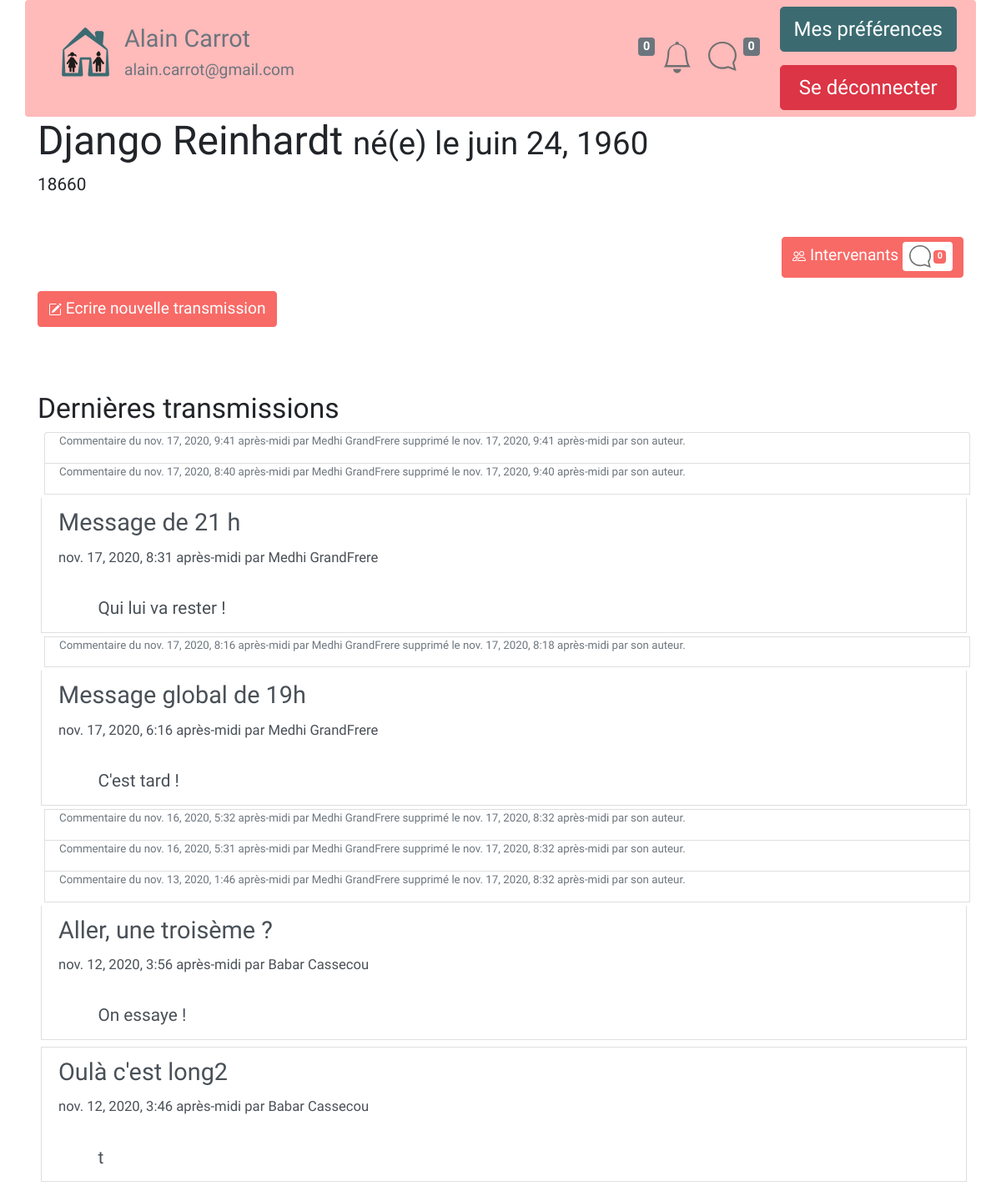
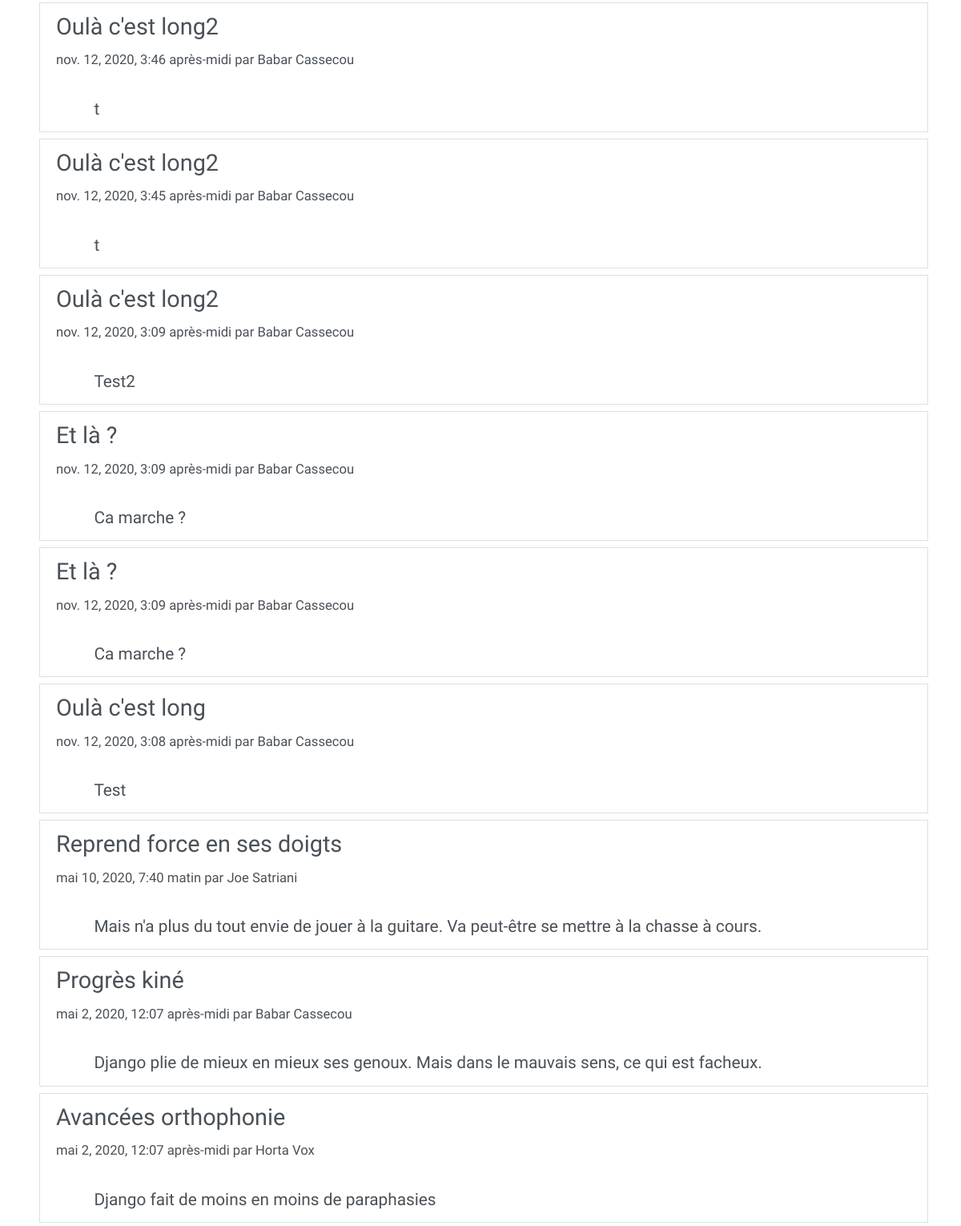
The page /tablecom/CarnetVisu/1 (signed in) on the database its author committed (2 pictures, top to bottom).
### tablecom/models.py (models this page shows, shortened)
class ChildSNotebook(models.Model): #name of table that contain differents "carnets" for each child
    active=models.BooleanField(default=True)
    name = models.CharField(max_length=80, verbose_name="Nom")
    forename = models.CharField(max_length=80, verbose_name="Prénom")
    date_of_birth = models.DateField(verbose_name="Date de naissance")
    id_RespLeg = models.CharField(max_length=20,verbose_name="Id responsables legaux", default="")  # id of childs attached to LR
    num_ident=models.CharField( verbose_name="Identifiant sécurité sociale",max_length=20)
    id_prof_auth=models.TextField(max_length=1200, verbose_name="Id Professionnels Rattachés")
    articles_id=models.TextField(max_length=2500, verbose_name="Id des articles rattachés", default="")
    class Meta:
        verbose_name = "Carnet Enfant"
        ordering = ['date_of_birth']
    def __str__(self):
        return self.name

class Article(models.Model): #table of differents "notes", or "articles" that will be created by Pro or LR
    active = models.BooleanField(default=True) #is active or not (deleted ?)
    id_Professionnal=models.IntegerField(verbose_name='Id Professionnel')
    title = models.CharField(max_length=255, verbose_name="Titre")
    content = models.TextField(null=False, verbose_name="Contenu")
    date = models.DateTimeField(default=datetime.now(),
                                verbose_name="Date de parution")
    valid_art=models.BooleanField(default=True) #validation or not of the article by legal Responsible
    DeletedDate = models.DateTimeField(verbose_name="Date de supression")
    class Meta:
        verbose_name = "article"
        ordering = ['date']

### tablecom/views.py (the view)
# urls.py: path('CarnetVisu/<id_carnet>',views.ChildSNotebookVisu, name="ChildSNotebookVisu"),
def ChildSNotebookVisu(request,id_carnet):
    if request.user.has_perm("tablecom.CSNB{0}_access".format(id_carnet)):
        carnet = get_object_or_404(ChildSNotebook, id=id_carnet)
        print("Ouverture d'un carnet",id_carnet, carnet)
        carnet.notif_message = notif_message_by_CNB(request, id_carnet)
        listArticlesString= carnet.articles_id #catch list of articles ID
        newListOfArticles=list_of_articles(listArticlesString)
        newListOfArticles.reverse() #reverse list of articles to makes the last wroten the first printend
        """about notifications ..."""
        notif_fil_reset(request,id_carnet) #will call this function in notifications/modules_complementaires.py
        CarrierList = GlobalCarrier(request)  # will carry all necessary variables (for notification, ...)
        return render(request, 'tablecom/ChildSNotebook.html', locals())

### notifications/modules_complementaires.py (called while the page is built)
def CheckNCreateNotifFieldForIdCorrespondant(request,id_correspondant):  # will check if a "notification" entry exist for this user, if not create
    try:
        entreeNotifIdUser = Notifications.objects.get(user_id=id_correspondant)  # will catch the userspecific line
    except:
        try:
            Notifications.objects.create(user_id=id_correspondant)
            entreeNotifIdUser = Notifications.objects.get(user_id=id_correspondant)
        except:
            print("Problème de création de l'entrée des notifications")
    return entreeNotifIdUser

def stringTodict(stringToWorkWith):
    listTemp = stringToWorkWith.split(",")
    dictCreated = {}
    for item in listTemp:
        if item != '':
            minilist = item.split(":")
            dictCreated[minilist[0]] = minilist[1]
    return dictCreated

def notif_fil_reset(request, carnet_id):
    entreeNotifIdUser = Notifications.objects.get(user_id=request.user.pk)  # entry of user's notification table
    dicoTemp = stringTodict(entreeNotifIdUser.NotifFil)
    dicoTemp[carnet_id] = "0"
    newString = ""
    for cle, valeur in dicoTemp.items():
        newString += (cle + ":" + valeur + ",")
    entreeNotifIdUser.NotifFil = newString
    entreeNotifIdUser.save()

def notif_fil_global_count(request):
    entreeNotifIdUser = Notifications.objects.get(user_id=request.user.pk)  # entry of user's notification table
    dicoTemp = stringTodict(entreeNotifIdUser.NotifFil)
    somme = int()
    for valeur in dicoTemp.values():
        somme += int(valeur)
    return somme

def getGlobalCountOfDirectMessage(request):
    NotifTempLine=CheckNCreateNotifFieldForIdCorrespondant(request,request.user.pk)
    StringNotifsMessagesForUser=NotifTempLine.NotifMessages
    if "," in StringNotifsMessagesForUser:
        splitedStringByCarnets = StringNotifsMessagesForUser[:-1].split(",") #:-1 to delete coma
    else: #if there is no coma, it means that there is no value at all
        splitedStringByCarnets=[]=[]
    totalnumber=int()
    for CarnetNotif in splitedStringByCarnets:
        totalnumber+=len(CarnetNotif.split(";"))
    return totalnumber

### tablecom/templates/tablecom/ChildSNotebook.html (shortened to what this page needs)
<!DOCTYPE html>
{% extends "tablecom/base.html" %}
{% block content %}
<div class="container">
<h1>{{ carnet.name }} {{ carnet.forename }} <span class="small"> né(e) le {{carnet.date_of_birth}}</span></h1>
<p class="infos">{{carnet.num_ident}}</p>
<br>
<div class="d-flex justify-content-end">
    <a href="{% url 'Message_Contact_List' carnet.id %}">
        <button type="button" class="btn btn-primary">
            <img src="/static/images/people.svg"/>
            Intervenants
            <span class="badge bg-white rounded p-0 m-0"><div class="container rounded p-1 m-0" ><img class="img-fluid w-50" src="/static/images/notif_mess_perso.svg"/>
                <span class="badge badge-primary">{{carnet.notif_message}}</span></div></span>
        </button>
    </a>
</div>
<p>
    <a href="{% url 'NewArticle' carnet.id %}">
        <button type="button" class="btn btn-primary">
            <img src="/static/images/write.svg"/>
            Ecrire nouvelle transmission
        </button>
    </a></p>
<br><br>
    <h3>Dernières transmissions </h3>
<div class="list-group">
    {% for article in newListOfArticles %}
        {% if article.active == 1 %}
        <div class="list-group-item list-group-item-action m-1">
            <div class="row">
                <div class="col-11">
                <h4> {{article.title}} </h4>
                <small>{{article.date}} par {{ article.auteur_first_name}} {{ article.auteur_last_name}}</small>
                </div>
            </div>
            <div class="row">
                <div class="marge3">
                    <br>{{article.content}}
                </div>
            </div>
        </div>
        {% else %}
        <div class="list-group-item list-group-item-action p-0 pl-4 m-0 ml-2 ">
            <div class="row">
                <small><small>
                    <p class="text-muted ml-2">Commentaire du {{article.date}} par {{ article.auteur_first_name}} {{ article.auteur_last_name}}
                    supprimé le {{ article.DeletedDate }} par son auteur.
                    </p>
                </small></small>
            </div>
        </div>
        {% endif %}
    {% empty %}
        <p>Aucun article trouvé.</p>
{% endfor %}
</div></div>
{% endblock %}

### tablecom/templates/tablecom/base.html (shortened to what this page needs)
<!DOCTYPE html>
    {% load static %}
    {% block head %}
        <html lang="fr">
        <head>
        <link rel="stylesheet" href="/static/style/bootstrapExportTheme/bootstrap.min.css" >
        <link rel="stylesheet" type="text/css" href="https://cdn.jsdelivr.net/npm/cookieconsent@3/build/cookieconsent.min.css" />
            <link rel="stylesheet" href="/static/style/stylefont.css" />
        </head>
    {% endblock %}
<body>
    <nav>
       {% block nav %}
            {% if user.is_authenticated %}
<div class="container rounded" style="background:#ffbaba !important;">
    <div class="p d-none d-md-block">
        <div class="d-flex flex-wrap align-items-center">
              <div class="mr-auto p-3 ">
                <div class="d-flex justify-content-start">
                    <div class="p-2"><a href="{% url 'accueil' %}"><img src="/static/images/new_home.svg" class="img-fluid"></a></div>
                    <div class="p-2"><h4 class="text-secondary">{{ user.first_name }} {{ user.last_name }}</h4><h6 class="text-secondary"><p>{{ user.email }}</p></h6></div>
                </div>
              </div>
              <div class="p-3 ">
                <div class="d-flex">
                    {% if CarrierList.1 == 0 %}
                    <h6><span class="badge badge-secondary">{{ CarrierList.1 }}</span></h6>
                    {% else %}
                    <h6><span class="badge badge-primary">{{ CarrierList.1 }}</span></h6>
                    {% endif %}
                    <a href="{% url 'accueil' %}"><img src="{% static 'images/notif_fil_general.svg' %}" class="img-fluid p-2"></a>
                     <a href="{% url 'accueil' %}"><img src="{% static 'images/notif_mess_perso.svg' %}" class="img-fluid p-2"></a>
                    {% if CarrierList.0 == 0 %}
                    <h6><span class="badge badge-secondary">{{ CarrierList.0 }} </span></h6>
                    {% else %}
                    <h6><span class="badge badge-primary">{{ CarrierList.0 }}</span></h6>
                    {% endif %}
                </div>
              </div>
              <div class="d-flex flex-column">
                  <div class="p-2"><a href="{% url 'MyProfile' %}"><button type="button" class="btn btn-info btn-lg">Mes préférences</button></a></div>
                  <div class="p-2"><a href="{% url 'deconnexion' %}"><button type="button" class="btn btn-danger btn-block btn-lg">Se déconnecter</button></a></div>
              </div>
        </div>
    </div>
</div>
            {% else %}
        <div class="container">
        </div>
            {% endif %}
       {% endblock %}
   </nav>
    {% block content %}Contenu à introduire{% endblock %}
</body>
</html>

### tablecom/templates/tablecom/base.html (style rules this page uses)
[class*="marge3"] { margin-left: 3em; }

### rows shown on the page
ChildSNotebook: name "Django", forename "Reinhardt", date_of_birth "juin 24, 1960", num_ident "18660", notif_message "0"
Article: date "nov. 17, 2020, 9:41 après-midi", auteur_first_name "Medhi", auteur_last_name "GrandFrere", DeletedDate "nov. 17, 2020, 9:41 après-midi"
Article: date "nov. 17, 2020, 8:40 après-midi", auteur_first_name "Medhi", auteur_last_name "GrandFrere", DeletedDate "nov. 17, 2020, 9:40 après-midi"
Article: title "Message de 21 h", date "nov. 17, 2020, 8:31 après-midi", auteur_first_name "Medhi", auteur_last_name "GrandFrere", content "Qui lui va rester !"
Article: date "nov. 17, 2020, 8:16 après-midi", auteur_first_name "Medhi", auteur_last_name "GrandFrere", DeletedDate "nov. 17, 2020, 8:18 après-midi"
Article: title "Message global de 19h", date "nov. 17, 2020, 6:16 après-midi", auteur_first_name "Medhi", auteur_last_name "GrandFrere", content "C'est tard !"
Article: date "nov. 16, 2020, 5:32 après-midi", auteur_first_name "Medhi", auteur_last_name "GrandFrere", DeletedDate "nov. 17, 2020, 8:32 après-midi"
Article: date "nov. 16, 2020, 5:31 après-midi", auteur_first_name "Medhi", auteur_last_name "GrandFrere", DeletedDate "nov. 17, 2020, 8:32 après-midi"
Article: date "nov. 13, 2020, 1:46 après-midi", auteur_first_name "Medhi", auteur_last_name "GrandFrere", DeletedDate "nov. 17, 2020, 8:32 après-midi"
Article: title "Aller, une troisème ?", date "nov. 12, 2020, 3:56 après-midi", auteur_first_name "Babar", auteur_last_name "Cassecou", content "On essaye !"
Article: title "Oulà c'est long2", date "nov. 12, 2020, 3:46 après-midi", auteur_first_name "Babar", auteur_last_name "Cassecou", content "t"
Article: title "Oulà c'est long2", date "nov. 12, 2020, 3:46 après-midi", auteur_first_name "Babar", auteur_last_name "Cassecou", content "t"
Article: title "Oulà c'est long2", date "nov. 12, 2020, 3:45 après-midi", auteur_first_name "Babar", auteur_last_name "Cassecou", content "t"
Article: title "Oulà c'est long2", date "nov. 12, 2020, 3:09 après-midi", auteur_first_name "Babar", auteur_last_name "Cassecou", content "Test2"
Article: title "Et là ?", date "nov. 12, 2020, 3:09 après-midi", auteur_first_name "Babar", auteur_last_name "Cassecou", content "Ca marche ?"
Article: title "Et là ?", date "nov. 12, 2020, 3:09 après-midi", auteur_first_name "Babar", auteur_last_name "Cassecou", content "Ca marche ?"
Article: title "Oulà c'est long", date "nov. 12, 2020, 3:08 après-midi", auteur_first_name "Babar", auteur_last_name "Cassecou", content "Test"
Article: title "Reprend force en ses doigts", date "mai 10, 2020, 7:40 matin", auteur_first_name "Joe", auteur_last_name "Satriani", content "Mais n'a plus du tout envie de jouer à la guitare. Va peut-être se mettre à la chasse à cours."
Article: title "Progrès kiné", date "mai 2, 2020, 12:07 après-midi", auteur_first_name "Babar", auteur_last_name "Cassecou", content "Django plie de mieux en mieux ses genoux. Mais dans le mauvais sens, ce qui est facheux."
Article: title "Avancées orthophonie", date "mai 2, 2020, 12:07 après-midi", auteur_first_name "Horta", auteur_last_name "Vox", content "Django fait de moins en moins de paraphasies"

### other values the page prints
{{ user.first_name }} "Alain"
{{ user.last_name }} "Carrot"
{{ user.email }} "alain.carrot@gmail.com"
{{ CarrierList.1 }} "0"
{{ CarrierList.0 }} "0"
